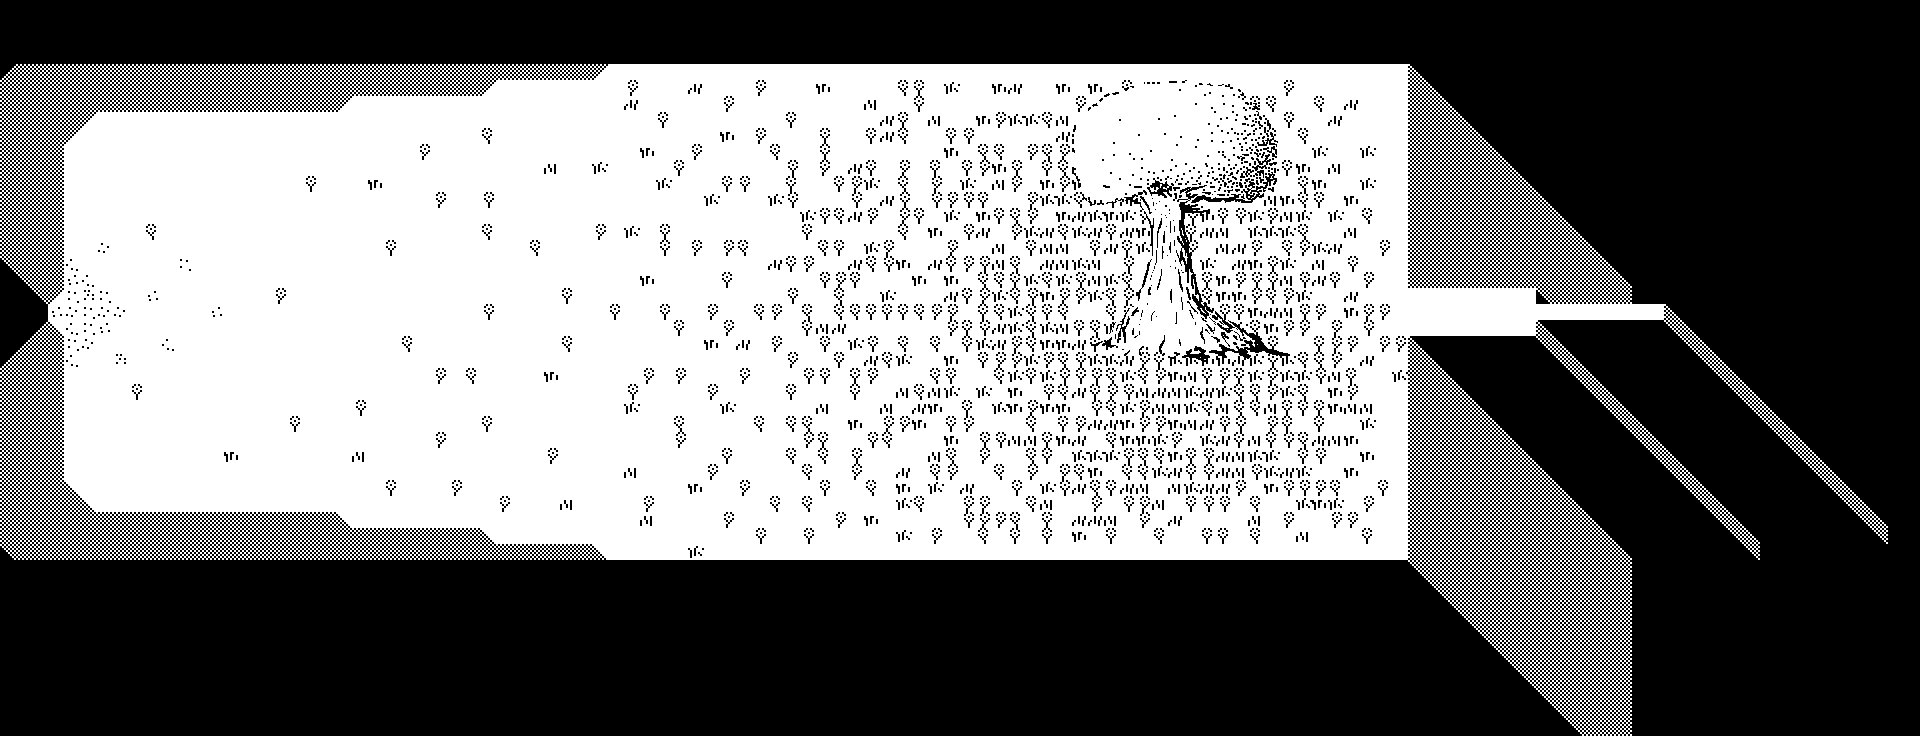

Below is a game level as drawn by its tile map, then a one-line description and the .tmx that defines it (tile-layer data replaced by summaries):
An orthogonal 120x46 tile map with 16x16 px tiles, 2 tile layers (background, blocked), 2 tilesets and 8 objects (door, cat, tree, player, clementine, ...).

<map version="1.0" tiledversion="1.1.5" orientation="orthogonal" renderorder="right-down" width="120" height="46" tilewidth="16" tileheight="16" infinite="0" nextobjectid="47">
 <tileset firstgid="1" name="ancientTree" tilewidth="16" tileheight="16" tilecount="800" columns="20">
  <image source="../images/tree.png" width="320" height="640" />
  <tile id="1">
   <animation>
    <frame tileid="1" duration="250" />
    <frame tileid="2" duration="256" />
   </animation>
  </tile>
  <tile id="2">
   <animation>
    <frame tileid="1" duration="298" />
    <frame tileid="2" duration="305" />
   </animation>
  </tile>
  <tile id="21">
   <animation>
    <frame tileid="21" duration="300" />
    <frame tileid="22" duration="303" />
   </animation>
  </tile>
  <tile id="22">
   <animation>
    <frame tileid="21" duration="400" />
    <frame tileid="22" duration="404" />
   </animation>
  </tile>
  <tile id="41">
   <animation>
    <frame tileid="41" duration="399" />
    <frame tileid="42" duration="397" />
   </animation>
  </tile>
  <tile id="42">
   <animation>
    <frame tileid="41" duration="403" />
    <frame tileid="42" duration="400" />
   </animation>
  </tile>
  <tile id="45">
   <animation>
    <frame tileid="45" duration="399" />
    <frame tileid="445" duration="407" />
   </animation>
  </tile>
  <tile id="46">
   <animation>
    <frame tileid="446" duration="406" />
    <frame tileid="46" duration="398" />
   </animation>
  </tile>
  <tile id="61">
   <animation>
    <frame tileid="61" duration="396" />
    <frame tileid="62" duration="394" />
   </animation>
  </tile>
  <tile id="62">
   <animation>
    <frame tileid="61" duration="401" />
    <frame tileid="62" duration="403" />
   </animation>
  </tile>
  <tile id="64">
   <animation>
    <frame tileid="64" duration="400" />
    <frame tileid="464" duration="406" />
   </animation>
  </tile>
  <tile id="65">
   <animation>
    <frame tileid="65" duration="398" />
    <frame tileid="465" duration="400" />
   </animation>
  </tile>
  <tile id="66">
   <animation>
    <frame tileid="66" duration="398" />
    <frame tileid="466" duration="405" />
   </animation>
  </tile>
  <tile id="83">
   <animation>
    <frame tileid="83" duration="400" />
    <frame tileid="83" duration="404" />
   </animation>
  </tile>
  <tile id="84">
   <animation>
    <frame tileid="84" duration="400" />
    <frame tileid="484" duration="405" />
   </animation>
  </tile>
  <tile id="85">
   <animation>
    <frame tileid="85" duration="399" />
    <frame tileid="485" duration="400" />
   </animation>
  </tile>
  <tile id="86">
   <animation>
    <frame tileid="86" duration="398" />
    <frame tileid="486" duration="404" />
   </animation>
  </tile>
  <tile id="103">
   <animation>
    <frame tileid="103" duration="400" />
    <frame tileid="503" duration="403" />
   </animation>
  </tile>
  <tile id="104">
   <animation>
    <frame tileid="104" duration="400" />
    <frame tileid="504" duration="404" />
   </animation>
  </tile>
  <tile id="105">
   <animation>
    <frame tileid="105" duration="399" />
    <frame tileid="505" duration="400" />
   </animation>
  </tile>
  <tile id="106">
   <animation>
    <frame tileid="106" duration="398" />
    <frame tileid="506" duration="403" />
   </animation>
  </tile>
  <tile id="123">
   <animation>
    <frame tileid="123" duration="400" />
    <frame tileid="523" duration="402" />
   </animation>
  </tile>
  <tile id="124">
   <animation>
    <frame tileid="124" duration="400" />
    <frame tileid="524" duration="403" />
   </animation>
  </tile>
  <tile id="125">
   <animation>
    <frame tileid="125" duration="400" />
    <frame tileid="525" duration="402" />
   </animation>
  </tile>
  <tile id="126">
   <animation>
    <frame tileid="126" duration="398" />
    <frame tileid="526" duration="402" />
   </animation>
  </tile>
  <tile id="143">
   <animation>
    <frame tileid="143" duration="400" />
    <frame tileid="523" duration="401" />
   </animation>
  </tile>
  <tile id="144">
   <animation>
    <frame tileid="544" duration="400" />
    <frame tileid="144" duration="402" />
   </animation>
  </tile>
  <tile id="145">
   <animation>
    <frame tileid="145" duration="400" />
    <frame tileid="545" duration="401" />
   </animation>
  </tile>
  <tile id="146">
   <animation>
    <frame tileid="146" duration="398" />
    <frame tileid="546" duration="401" />
   </animation>
  </tile>
  <tile id="163">
   <animation>
    <frame tileid="163" duration="400" />
    <frame tileid="563" duration="400" />
   </animation>
  </tile>
  <tile id="164">
   <animation>
    <frame tileid="164" duration="400" />
    <frame tileid="564" duration="401" />
   </animation>
  </tile>
  <tile id="165">
   <animation>
    <frame tileid="565" duration="400" />
    <frame tileid="165" duration="400" />
   </animation>
  </tile>
  <tile id="166">
   <animation>
    <frame tileid="166" duration="398" />
    <frame tileid="566" duration="400" />
   </animation>
  </tile>
  <tile id="184">
   <animation>
    <frame tileid="184" duration="400" />
    <frame tileid="584" duration="400" />
   </animation>
  </tile>
  <tile id="185">
   <animation>
    <frame tileid="185" duration="399" />
    <frame tileid="585" duration="400" />
   </animation>
  </tile>
  <tile id="186">
   <animation>
    <frame tileid="186" duration="398" />
    <frame tileid="586" duration="399" />
   </animation>
  </tile>
 </tileset>
 <tileset firstgid="801" name="map_tileset" tilewidth="16" tileheight="16" tilecount="180" columns="20">
  <image source="../images/tileset3s.png" width="320" height="144" />
 </tileset>
 <layer name="background" width="120" height="46">
  <properties>
   <property name="tileset" value="ancientTree" />
  </properties>
  <data>[5520 cells, 5520 non-empty, 20 distinct tile ids]</data>
 </layer>
 <layer name="blocked" width="120" height="46">
  <properties>
   <property name="collision" type="bool" value="true" />
   <property name="tileset" value="ancientTree" />
  </properties>
  <data>[5520 cells, 3223 non-empty, 173 distinct tile ids]</data>
 </layer>
 <objectgroup name="objects">
  <properties>
   <property name="tileset" value="ancientTree" />
  </properties>
  <object id="10" name="door" type="door" x="1656" y="304" width="16" height="16">
   <properties>
    <property name="group" value="doors" />
    <property name="next_level" value="act4b" />
   </properties>
  </object>
  </objectgroup>
</map>
<!-- 7 of 8 objects omitted -->
